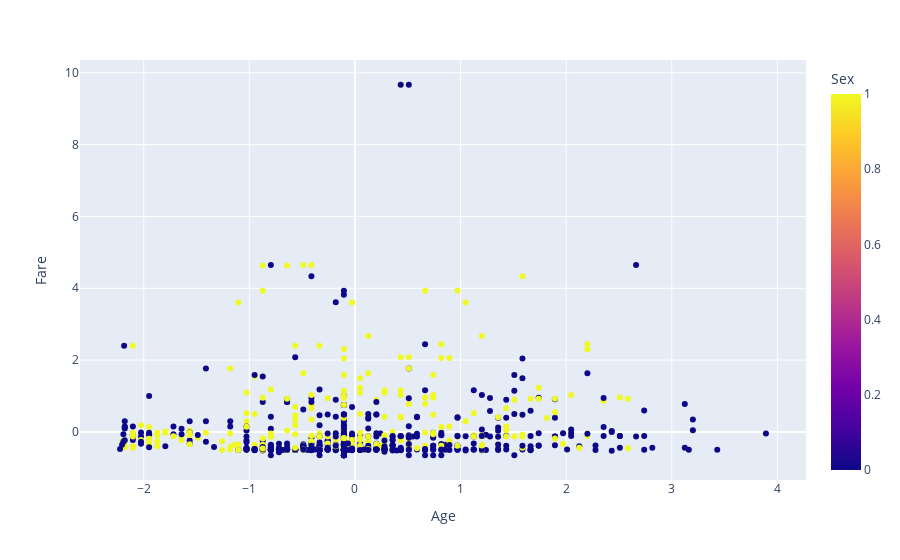

Write notebook code for a chart like this one.
### Code cell
#Interactive Plot with Plotly
import plotly.express as px
fig = px.scatter(df, 
                 x='Age', 
                 y='Fare', 
                 color='Sex', 
                 hover_data=['Name', 'Survived'])
fig.show()

### Figure 1 — Plotly figure (JSON) as saved in the notebook; plotly's stock layout.template omitted (floating-point values rounded to 4 significant figures; data arrays with more than 128 entries replaced by an {"elided": "..."} marker saying what was removed)
{"data": [{"customdata": {"elided": "891x2 mixed values"}, "hovertemplate": "Age=%{x}<br>Fare=%{y}<br>Name=%{customdata[0]}<br>Survived=%{customdata[1]}<br>Sex=%{marker.color}<extra></extra>", "legendgroup": "", "marker": {"color": {"elided": "891 int values"}, "coloraxis": "coloraxis", "symbol": "circle"}, "mode": "markers", "name": "", "orientation": "v", "showlegend": false, "type": "scatter", "x": {"elided": "891 float values"}, "xaxis": "x", "y": {"elided": "891 float values"}, "yaxis": "y"}], "layout": {"autosize": true, "coloraxis": {"colorbar": {"title": {"text": "Sex"}}, "colorscale": [[0, "#0d0887"], [0.1111, "#46039f"], [0.2222, "#7201a8"], [0.3333, "#9c179e"], [0.4444, "#bd3786"], [0.5556, "#d8576b"], [0.6667, "#ed7953"], [0.7778, "#fb9f3a"], [0.8889, "#fdca26"], [1, "#f0f921"]]}, "legend": {"tracegroupgap": 0}, "margin": {"t": 60}, "xaxis": {"anchor": "y", "autorange": true, "domain": [0, 1], "range": [-2.595, 4.262], "title": {"text": "Age"}, "type": "linear"}, "yaxis": {"anchor": "x", "autorange": true, "domain": [0, 1], "range": [-1.447, 10.47], "title": {"text": "Fare"}, "type": "linear"}}}
